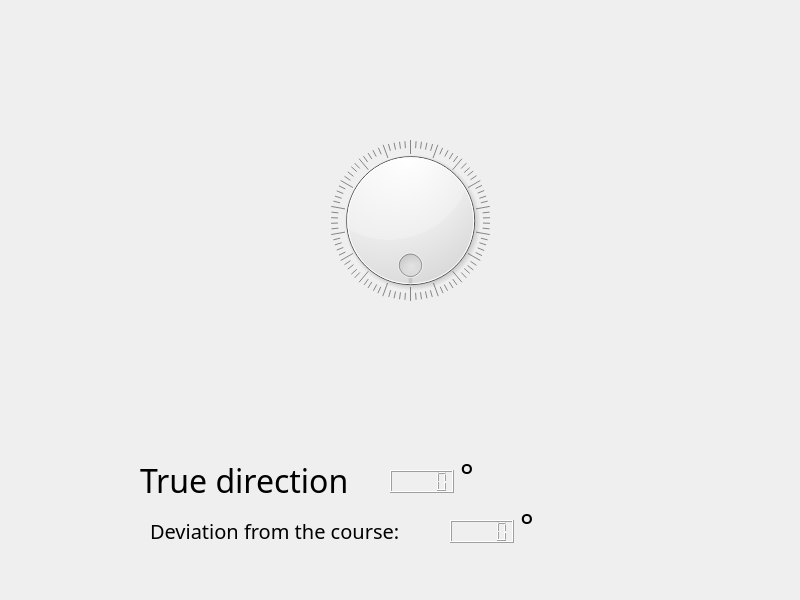
<?xml version="1.0" encoding="UTF-8"?>
<ui version="4.0">
 <class>Form</class>
 <widget class="QWidget" name="Form">
  <property name="geometry">
   <rect>
    <x>0</x>
    <y>0</y>
    <width>800</width>
    <height>600</height>
   </rect>
  </property>
  <property name="windowTitle">
   <string>Form</string>
  </property>
  <widget class="QLabel" name="label">
   <property name="geometry">
    <rect>
     <x>150</x>
     <y>-70</y>
     <width>541</width>
     <height>591</height>
    </rect>
   </property>
   <property name="text">
    <string/>
   </property>
   <property name="pixmap">
    <pixmap>roeventcap.jpg</pixmap>
   </property>
  </widget>
  <widget class="QDial" name="dial">
   <property name="geometry">
    <rect>
     <x>270</x>
     <y>140</y>
     <width>281</width>
     <height>161</height>
    </rect>
   </property>
   <property name="maximum">
    <number>360</number>
   </property>
   <property name="wrapping">
    <bool>true</bool>
   </property>
   <property name="notchesVisible">
    <bool>true</bool>
   </property>
  </widget>
  <widget class="QLabel" name="label_2">
   <property name="geometry">
    <rect>
     <x>140</x>
     <y>430</y>
     <width>251</width>
     <height>101</height>
    </rect>
   </property>
   <property name="font">
    <font>
     <family>Yu Gothic Light</family>
     <pointsize>24</pointsize>
    </font>
   </property>
   <property name="text">
    <string>True direction</string>
   </property>
  </widget>
  <widget class="QLabel" name="label_3">
   <property name="geometry">
    <rect>
     <x>150</x>
     <y>480</y>
     <width>321</width>
     <height>101</height>
    </rect>
   </property>
   <property name="font">
    <font>
     <family>Yu Gothic Light</family>
     <pointsize>15</pointsize>
    </font>
   </property>
   <property name="text">
    <string>Deviation from the course:</string>
   </property>
  </widget>
  <widget class="QLCDNumber" name="lcdNumber">
   <property name="geometry">
    <rect>
     <x>390</x>
     <y>470</y>
     <width>64</width>
     <height>23</height>
    </rect>
   </property>
  </widget>
  <widget class="QLCDNumber" name="lcdNumber_2">
   <property name="geometry">
    <rect>
     <x>450</x>
     <y>520</y>
     <width>64</width>
     <height>23</height>
    </rect>
   </property>
  </widget>
  <widget class="QLabel" name="label_4">
   <property name="geometry">
    <rect>
     <x>460</x>
     <y>450</y>
     <width>31</width>
     <height>51</height>
    </rect>
   </property>
   <property name="font">
    <font>
     <family>Yu Gothic Light</family>
     <pointsize>24</pointsize>
    </font>
   </property>
   <property name="text">
    <string>°</string>
   </property>
  </widget>
  <widget class="QLabel" name="label_5">
   <property name="geometry">
    <rect>
     <x>520</x>
     <y>500</y>
     <width>31</width>
     <height>51</height>
    </rect>
   </property>
   <property name="font">
    <font>
     <family>Yu Gothic Light</family>
     <pointsize>24</pointsize>
    </font>
   </property>
   <property name="text">
    <string>°</string>
   </property>
  </widget>
 </widget>
 <resources/>
 <connections/>
</ui>
